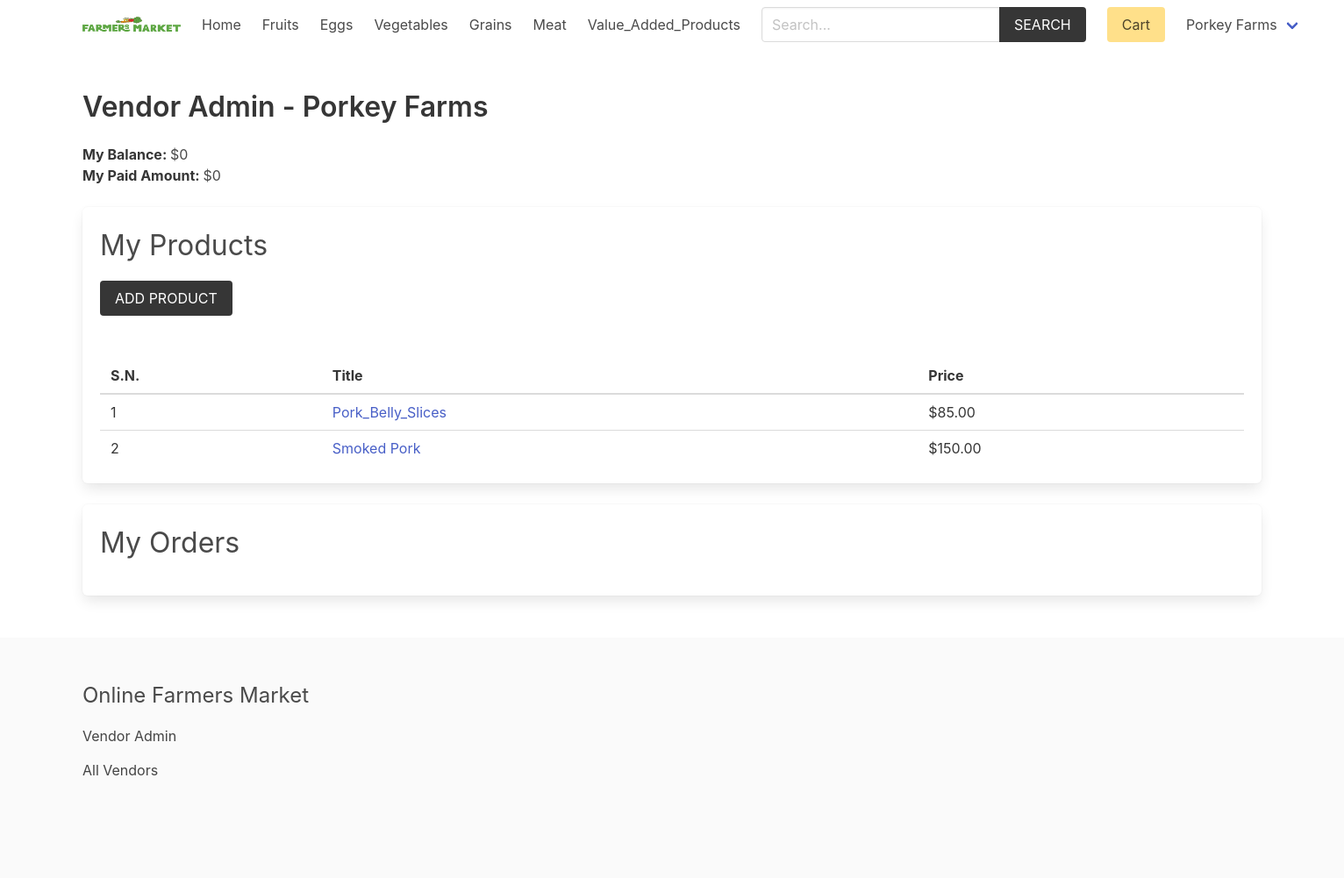
Page /vendor/vendor-admin/ (signed in) on the earlier database version.
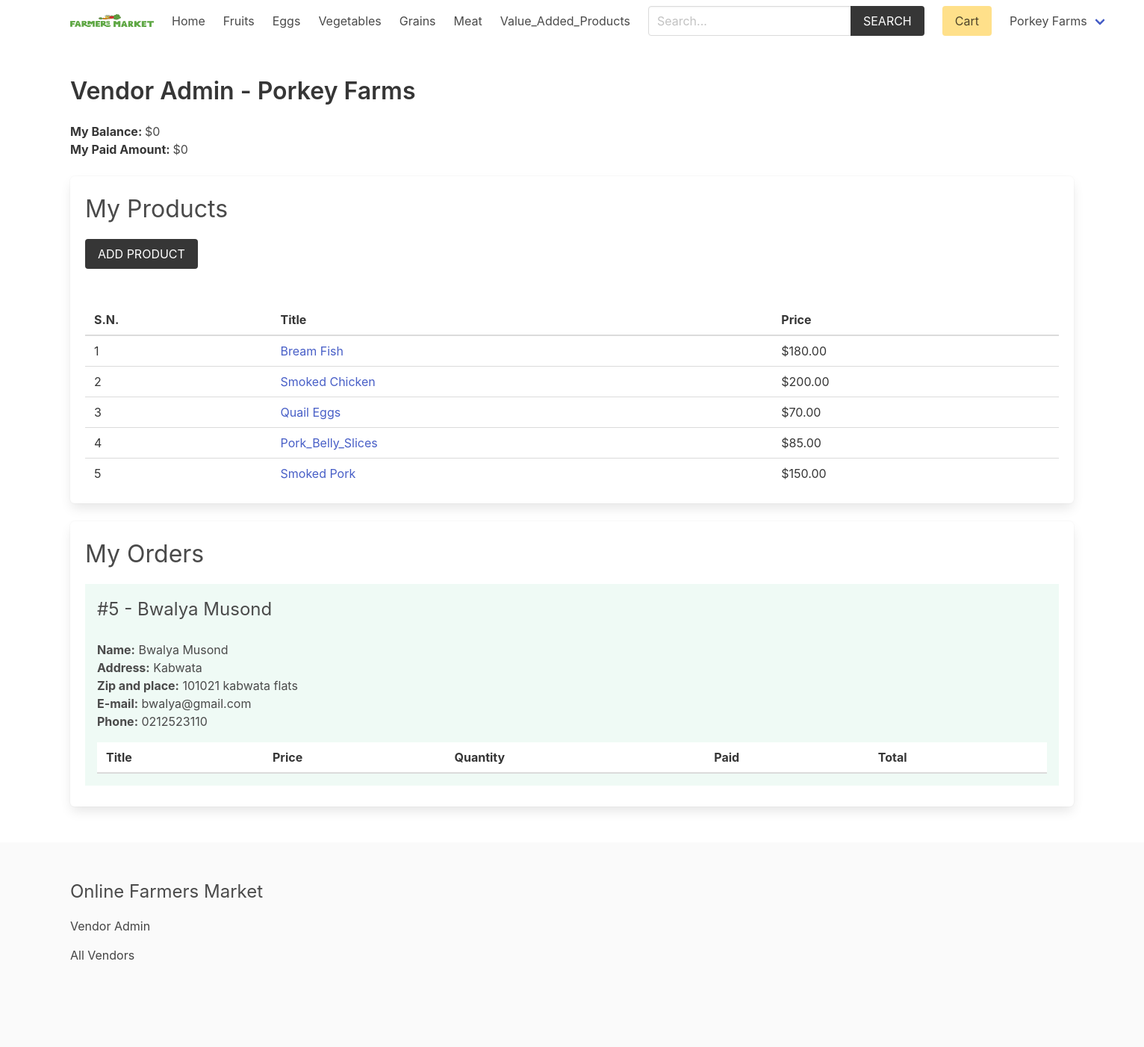
Same page on the later database version.
### product/models.py (models this page shows, shortened)
class Category(models.Model):
    title = models.CharField(max_length=50)
    slug = models.SlugField(max_length=55)
    ordering = models.IntegerField(default=0)
    class Meta:
        ordering = ['ordering']

class Product(models.Model):
    category = models.ForeignKey(Category, related_name='products', on_delete=models.CASCADE)
    vendor = models.ForeignKey(Vendor, related_name="products", on_delete=models.CASCADE)
    title = models.CharField(max_length=50)
    slug = models.SlugField(max_length=55)
    description = models.TextField(blank=True, null=True)
    price = models.DecimalField(max_digits=6, decimal_places=2)
    added_date = models.DateTimeField(auto_now_add=True)
    image = models.ImageField(upload_to='uploads/', blank=True, null=True)
    thumbnail = models.ImageField(upload_to='uploads/', blank=True, null=True) # Change uploads to thumbnails
    class Meta:
        ordering = ['-added_date']

### order/models.py (models this page shows, shortened)
class Order(models.Model):
    first_name = models.CharField(max_length=100)
    last_name = models.CharField(max_length=100)
    email = models.CharField(max_length=100)
    address = models.CharField(max_length=100)
    zipcode = models.CharField(max_length=100)
    place = models.CharField(max_length=100)
    phone = models.CharField(max_length=100)
    created_at = models.DateTimeField(auto_now_add=True)
    paid_amount = models.DecimalField(max_digits=8, decimal_places=2)
    vendors = models.ManyToManyField(Vendor, related_name="orders")
    class Meta:
        ordering = ['-created_at']

### vendor/views.py (the view)
# urls.py: path('vendor-admin/', views.vendor_admin, name="vendor-admin"),
@login_required
def vendor_admin(request):
    vendor = request.user.vendor
    products = vendor.products.all()
    orders = vendor.orders.all()
    for order in orders:
        order.vendor_amount = 0
        order.vendor_paid_amount = 0
        order.fully_paid = True
        for item in order.items.all():
            if item.vendor == request.user.vendor:
                if item.vendor_paid:
                    order.vendor_paid_amount += item.get_total_price()
                else:
                    order.vendor_amount += item.get_total_price()
                    order.fully_paid = False
    return render(request, 'vendor/vendor_admin.html', {'vendor': vendor, 'products': products, 'orders': orders})

### cart/cart.py (called while the page is built)
    def __len__(self):
        return sum(item['quantity'] for item in self.cart.values())

### cart/context_processors.py (called while the page is built)
def cart(request):
    return {'cart': Cart(request)}

### product/context_processors.py (called while the page is built)
def menu_categories(request):
    categories = Category.objects.all()
    return {'categories': categories}

### vendor/models.py (called while the page is built)
    def get_balance(self):
        items = self.items.filter(vendor_paid=False, order__vendors__in=[self.id])
        return sum((item.product.price * item.quantity) for item in items)

    def get_paid_amount(self):
        items = self.items.filter(vendor_paid=True, order__vendors__in=[self.id])
        return sum((item.product.price * item.quantity) for item in items)

### templates/vendor/vendor_admin.html (shortened to what this page needs)
{% extends 'core/base.html' %}
{% block content %}
    <h1 class="title">Vendor Admin - <span class="is-capitalized">{{vendor.name}}</span></h1>
    <div class="mb-5">
        <strong>My Balance: </strong> ${{vendor.get_balance}} <br>
        <strong>My Paid Amount: </strong> ${{vendor.get_paid_amount}}
    </div>
    <div class="box">
        <h2 class="is-size-3 mb-4">My Products</h2>
        <a href="{% url 'vendor:add-product' %}" class="button is-dark is-uppercase mb-6">Add Product</a>
        {% if products %}
            <table class="table is-fullwidth">
                <thead>
                    <tr>
                        <th>S.N.</th>
                        <th>Title</th>
                        <th>Price</th>
                    </tr>
                </thead>
                <tbody>
                    {% for product in products %}
                        <tr>
                            <td>{{ forloop.counter }}</td>
                            <td><a href="{% url 'product:product' product.category.slug product.slug %}">{{ product.title }}</a></td>
                            <td>${{ product.price }}</td>
                        </tr>
                    {% endfor %}
                </tbody>
            </table>
        {% else %}
            <p class="has-text-danger">Products not added yet.</p>
        {% endif %}
    </div>
    <div class="box">
        <h2 class="is-size-3 mb-4">My Orders</h2>
        {% if orders %}
            {% for order in orders %}
                <div class="{% if order.fully_paid %}has-background-success-light{% else %}has-background-info-light{% endif %} mb-2 p-4">
                    <div class="columns is-multiline">
                        <div class="column is-6">
                            <h3 class="is-size-4">#{{ order.id }} - {{ order.first_name }} {{ order.last_name }}</h3>
                        </div>
                        <div class="column is-12">
                            <b>Name:</b> {{ order.first_name }} {{ order.last_name }}<br>
                            <b>Address:</b> {{ order.address }}<br>
                            <b>Zip and place:</b> {{ order.zipcode }} {{ order.place }}<br>
                            <b>E-mail:</b> {{ order.email }}<br>
                            <b>Phone:</b> {{ order.phone }}
                            <table class="table is-fullwidth mt-4">
                                <thead>
                                    <tr>
                                        <th>Title</th>
                                        <th>Price</th>
                                        <th>Quantity</th>
                                        <th>Paid</th>
                                        <th>Total</th>
                                    </tr>
                                </thead>
                            </table>
                        </div>
                    </div>
                </div>
            {% endfor %}
        {% endif %}
    </div>
{% endblock content %}

### templates/core/base.html (shortened to what this page needs)
{% load static %}
<!DOCTYPE html>
<html lang="en">
<head>
    <link rel="stylesheet" href="https://cdn.jsdelivr.net/npm/bulma@0.9.2/css/bulma.min.css">
    <link rel="stylesheet" href="{% static 'css/main.css' %}">
</head>
<body>
    <div class="container">
        <nav class="navbar" role="navigation" aria-label="main navigation">
            <div class="navbar-brand">
                <a class="navbar-item" href="{% url 'core:home' %}">
                <img width="112" height=97">
                </a>
            </div>
            <div id="navbarBasicExample" class="navbar-menu">
                <div class="navbar-start">
                <a class="navbar-item" href="{% url 'core:home' %}">
                    Home
                </a>
                {% for category in categories %}
                    <a class="navbar-item" href="{% url 'product:category' category.slug %}">
                        {{category.title}}
                    </a>
                {% endfor %}
                </div>
                <div class="navbar-start">
                    <div class="navbar-item">
                        <form method="get" action="{% url 'product:search' %}">
                            <div class="field has-addons">
                                <div class="control">
                                    <input type="search" name="query" id="" class="input" placeholder="Search...">
                                </div>
                                <div class="control">
                                    <button class="button is-dark is-uppercase">Search</button>
                                </div>
                            </div>
                        </form>
                    </div>
                </div>
                <div class="navbar-end">
                <div class="navbar-item">
                    <a href="{% url 'cart:cart' %}" class="button is-warning">Cart {% if cart %}({{cart|length}}){% endif %}</a>
                </div>
                {% if request.user.is_authenticated %}
                <div class="navbar-item has-dropdown is-hoverable">
                    <a class="navbar-link is-capitalized">
                    {{user.vendor.name}}
                    </a>
                </div>
                {% endif %}
                </div>
            </div>
            </nav>
    </div>
    <section class="section">
        <div class="container">
            {% block content %}{% endblock content %}
        </div>
    </section>
    <footer class="footer">
        <div class="container">
            <h3 class="is-size-4 mb-4">Online Farmers Market</h3>
            {% if request.user.is_authenticated %}
                <a href="{% url 'vendor:vendor-admin' %}">Vendor Admin</a>
            {% else %}
                <a href="{% url 'vendor:become-vendor' %}">Become a Vendor</a>
            {% endif %}
            <br>
            <a href="{% url 'vendor:vendors' %}">All Vendors</a>
        </div>
    </footer>
</body>
</html>

Differences in the rows shown:
added Product: title "Bream Fish", price "180.00"
added Product: title "Smoked Chicken", price "200.00"
added Product: title "Quail Eggs", price "70.00"
now on this page (row edited): Order: id "5", first_name "Bwalya", last_name "Musond", address "Kabwata", zipcode "101021", place "kabwata flats", email "bwalya@gmail.com", phone "0212523110"
